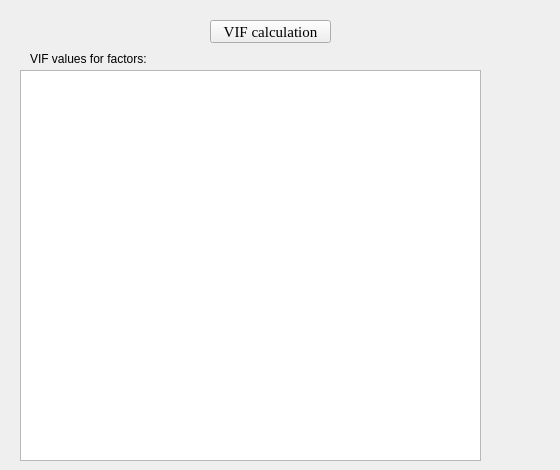
        <widget class="QWidget" name="tab">
         <attribute name="title">
          <string>VIF analysis</string>
         </attribute>
         <widget class="QLabel" name="label_162">
          <property name="geometry">
           <rect>
            <x>30</x>
            <y>50</y>
            <width>171</width>
            <height>17</height>
           </rect>
          </property>
          <property name="text">
           <string>VIF values for factors:</string>
          </property>
         </widget>
         <widget class="QTextBrowser" name="textBrowser_22">
          <property name="geometry">
           <rect>
            <x>20</x>
            <y>70</y>
            <width>461</width>
            <height>391</height>
           </rect>
          </property>
         </widget>
         <widget class="QLabel" name="label_163">
          <property name="geometry">
           <rect>
            <x>160</x>
            <y>50</y>
            <width>391</width>
            <height>391</height>
           </rect>
          </property>
          <property name="text">
           <string/>
          </property>
         </widget>
         <widget class="QPushButton" name="pushButton_33">
          <property name="geometry">
           <rect>
            <x>210</x>
            <y>20</y>
            <width>121</width>
            <height>23</height>
           </rect>
          </property>
          <property name="font">
           <font>
            <family>Times New Roman</family>
            <pointsize>11</pointsize>
           </font>
          </property>
          <property name="text">
           <string>VIF calculation</string>
          </property>
         </widget>
        </widget>
